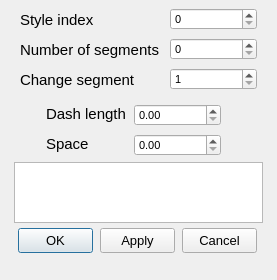
<?xml version="1.0" encoding="UTF-8"?>
<ui version="4.0">
 <class>DefineStyle_Dialog</class>
 <widget class="QDialog" name="DefineStyle_Dialog">
  <property name="geometry">
   <rect>
    <x>0</x>
    <y>0</y>
    <width>277</width>
    <height>280</height>
   </rect>
  </property>
  <property name="sizePolicy">
   <sizepolicy hsizetype="Fixed" vsizetype="Fixed">
    <horstretch>0</horstretch>
    <verstretch>0</verstretch>
   </sizepolicy>
  </property>
  <property name="minimumSize">
   <size>
    <width>277</width>
    <height>280</height>
   </size>
  </property>
  <property name="maximumSize">
   <size>
    <width>277</width>
    <height>280</height>
   </size>
  </property>
  <property name="font">
   <font>
    <pointsize>8</pointsize>
   </font>
  </property>
  <property name="windowTitle">
   <string>Define dashed line style</string>
  </property>
  <widget class="QLabel" name="label_42">
   <property name="geometry">
    <rect>
     <x>20</x>
     <y>10</y>
     <width>121</width>
     <height>20</height>
    </rect>
   </property>
   <property name="font">
    <font>
     <family>Arial</family>
     <pointsize>11</pointsize>
    </font>
   </property>
   <property name="text">
    <string>Style index</string>
   </property>
   <property name="alignment">
    <set>Qt::AlignLeading|Qt::AlignLeft|Qt::AlignVCenter</set>
   </property>
  </widget>
  <widget class="QLabel" name="label_44">
   <property name="geometry">
    <rect>
     <x>20</x>
     <y>40</y>
     <width>141</width>
     <height>20</height>
    </rect>
   </property>
   <property name="font">
    <font>
     <family>Arial</family>
     <pointsize>11</pointsize>
    </font>
   </property>
   <property name="text">
    <string>Number of segments</string>
   </property>
   <property name="alignment">
    <set>Qt::AlignLeading|Qt::AlignLeft|Qt::AlignVCenter</set>
   </property>
  </widget>
  <widget class="QLabel" name="label_46">
   <property name="geometry">
    <rect>
     <x>20</x>
     <y>70</y>
     <width>141</width>
     <height>20</height>
    </rect>
   </property>
   <property name="font">
    <font>
     <family>Arial</family>
     <pointsize>11</pointsize>
    </font>
   </property>
   <property name="text">
    <string>Change segment</string>
   </property>
   <property name="alignment">
    <set>Qt::AlignLeading|Qt::AlignLeft|Qt::AlignVCenter</set>
   </property>
  </widget>
  <widget class="QLabel" name="label_47">
   <property name="geometry">
    <rect>
     <x>46</x>
     <y>104</y>
     <width>81</width>
     <height>20</height>
    </rect>
   </property>
   <property name="font">
    <font>
     <family>Arial</family>
     <pointsize>11</pointsize>
    </font>
   </property>
   <property name="text">
    <string>Dash length</string>
   </property>
   <property name="alignment">
    <set>Qt::AlignLeading|Qt::AlignLeft|Qt::AlignVCenter</set>
   </property>
  </widget>
  <widget class="QLabel" name="label_48">
   <property name="geometry">
    <rect>
     <x>46</x>
     <y>134</y>
     <width>51</width>
     <height>20</height>
    </rect>
   </property>
   <property name="font">
    <font>
     <family>Arial</family>
     <pointsize>11</pointsize>
    </font>
   </property>
   <property name="text">
    <string>Space</string>
   </property>
   <property name="alignment">
    <set>Qt::AlignLeading|Qt::AlignLeft|Qt::AlignVCenter</set>
   </property>
  </widget>
  <widget class="QPushButton" name="_106">
   <property name="geometry">
    <rect>
     <x>100</x>
     <y>228</y>
     <width>75</width>
     <height>25</height>
    </rect>
   </property>
   <property name="font">
    <font>
     <family>Arial</family>
     <pointsize>10</pointsize>
    </font>
   </property>
   <property name="text">
    <string>Apply</string>
   </property>
   <property name="autoDefault">
    <bool>false</bool>
   </property>
  </widget>
  <widget class="QPushButton" name="_1">
   <property name="geometry">
    <rect>
     <x>18</x>
     <y>228</y>
     <width>75</width>
     <height>25</height>
    </rect>
   </property>
   <property name="font">
    <font>
     <family>Arial</family>
     <pointsize>10</pointsize>
    </font>
   </property>
   <property name="text">
    <string>OK</string>
   </property>
   <property name="autoDefault">
    <bool>false</bool>
   </property>
   <property name="default">
    <bool>true</bool>
   </property>
  </widget>
  <widget class="QSpinBox" name="_100">
   <property name="geometry">
    <rect>
     <x>170</x>
     <y>8</y>
     <width>87</width>
     <height>22</height>
    </rect>
   </property>
   <property name="maximum">
    <number>10000</number>
   </property>
  </widget>
  <widget class="QSpinBox" name="_101">
   <property name="geometry">
    <rect>
     <x>170</x>
     <y>38</y>
     <width>87</width>
     <height>22</height>
    </rect>
   </property>
   <property name="maximum">
    <number>10000</number>
   </property>
  </widget>
  <widget class="QSpinBox" name="_102">
   <property name="geometry">
    <rect>
     <x>170</x>
     <y>68</y>
     <width>87</width>
     <height>22</height>
    </rect>
   </property>
   <property name="minimum">
    <number>1</number>
   </property>
   <property name="maximum">
    <number>10000</number>
   </property>
  </widget>
  <widget class="QDoubleSpinBox" name="_103">
   <property name="geometry">
    <rect>
     <x>134</x>
     <y>104</y>
     <width>87</width>
     <height>22</height>
    </rect>
   </property>
   <property name="maximum">
    <double>100000000.000000000000000</double>
   </property>
   <property name="singleStep">
    <double>0.100000000000000</double>
   </property>
  </widget>
  <widget class="QDoubleSpinBox" name="_104">
   <property name="geometry">
    <rect>
     <x>134</x>
     <y>134</y>
     <width>87</width>
     <height>22</height>
    </rect>
   </property>
   <property name="maximum">
    <double>100000000.000000000000000</double>
   </property>
   <property name="singleStep">
    <double>0.100000000000000</double>
   </property>
  </widget>
  <widget class="QGraphicsView" name="_105">
   <property name="geometry">
    <rect>
     <x>14</x>
     <y>162</y>
     <width>249</width>
     <height>61</height>
    </rect>
   </property>
  </widget>
  <widget class="QPushButton" name="_2">
   <property name="geometry">
    <rect>
     <x>182</x>
     <y>228</y>
     <width>75</width>
     <height>25</height>
    </rect>
   </property>
   <property name="font">
    <font>
     <family>Arial</family>
     <pointsize>10</pointsize>
    </font>
   </property>
   <property name="text">
    <string>Cancel</string>
   </property>
   <property name="autoDefault">
    <bool>false</bool>
   </property>
  </widget>
 </widget>
 <tabstops>
  <tabstop>_100</tabstop>
  <tabstop>_101</tabstop>
  <tabstop>_102</tabstop>
  <tabstop>_103</tabstop>
  <tabstop>_104</tabstop>
  <tabstop>_1</tabstop>
  <tabstop>_106</tabstop>
  <tabstop>_105</tabstop>
 </tabstops>
 <resources/>
 <connections/>
</ui>
